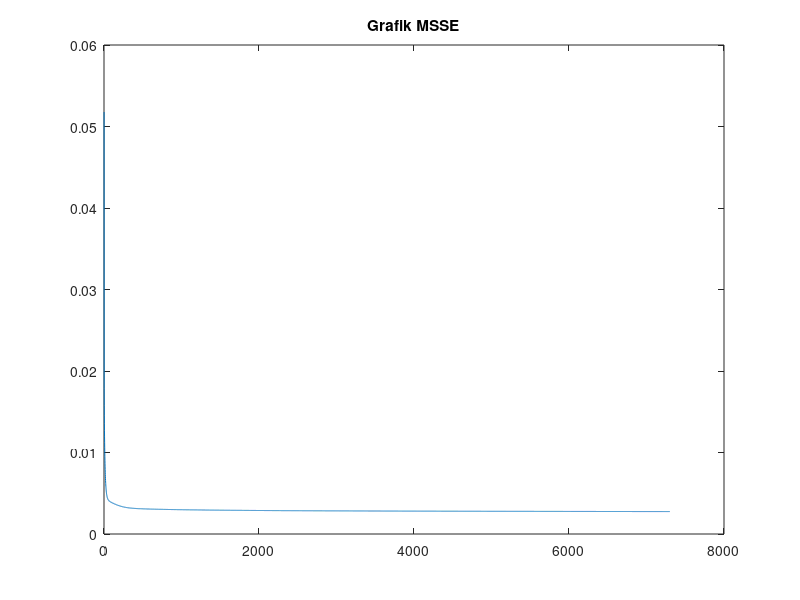
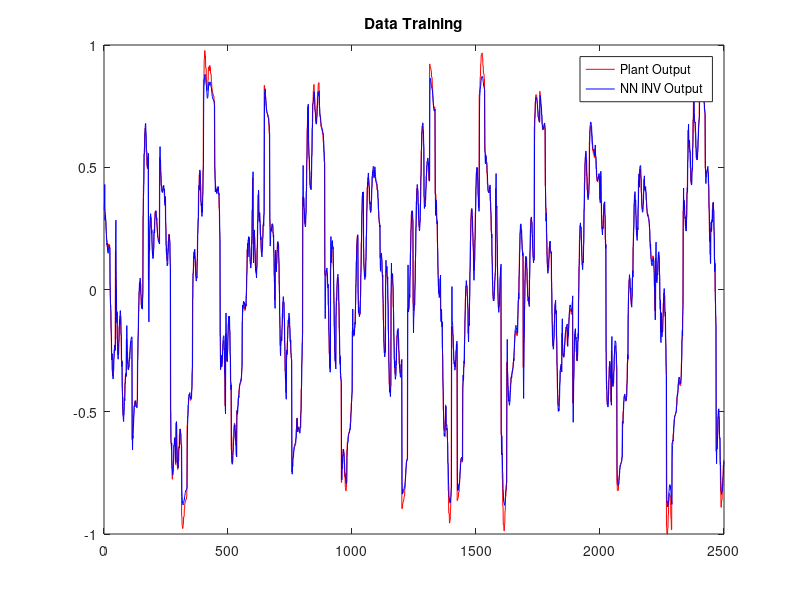
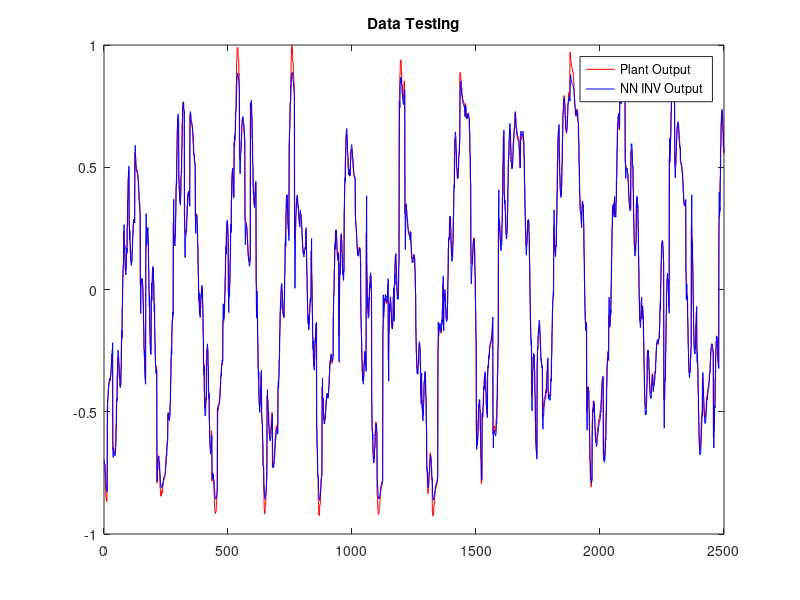

These charts were generated, in order, by the following MATLAB code:
function [XTest, MSSETest] = feedforwardNNINV

load('Input_NNINVPPR03.mat');
load('Hasil_NNINVPPR03.mat');
N = 0.5*length(x(:,1));
lx = length(x(1,:));
ly= length(t(1,:));

	for n = (N+1) : (2*N)
    %menghitung semua sinyal input dengan bobotnya
        for i = 1 : lh
            z_in(i) = v0(i) + x(n,:) * v(:,i);
            z(i) = (1 - exp(-z_in(i)))/(1 + exp(-z_in(i)));
        end
        for j = 1 : ly
            y_in(j) = w0(j) + z * w(:,j);
            y(j) = (1 - exp(-y_in(j)))/(1 + exp(-y_in(j)));
        end

        error(n-N)= 0.5*(t(n,:)-y)*(t(n,:)-y);
    	XTest(n-N,:)=y;
    end
    MSSETest=sum(error)/N;
    save('Hasil_TestingNNINVPPR03.mat','XTest','MSSETest');

    %Plot MSSE
    figure(1)
    plot(errortotal/N)
    title('Grafik MSSE')
    
    %Plot data training
    figure(2)
    plot(t(1:N),'r')
    hold on
    plot(Y,'b')
    title('Data Training')
    legend('Plant Output','NN INV Output')
    hold off
    
    %Plot data testing
    figure(3)
    plot(t(N+1:2*N),'r')
    hold on
    plot(XTest,'b')
    title('Data Testing')
    legend('Plant Output','NN INV Output')
    hold off
end
